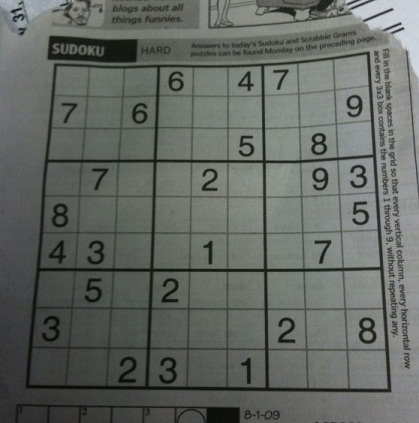
#> input picture resources/sudoku.jpg, 419 x 423 px, found by its file name
$ python 18ImgMorphOp.py
#> lines starting #> are read from the running program, lines starting #| are printed output that depends on the picture; after the words box and inside, x2 and y2 are one past the last pixel; in counts of white or black regions, pixels touching at a corner belong together
import cv2
import numpy as np


img = cv2.imread(r".\resources\sudoku.jpg", cv2.IMREAD_GRAYSCALE)
#> img: shape (423, 419); min 5, max 218, mean 101.9
imgBi = cv2.adaptiveThreshold(img, 255, cv2.ADAPTIVE_THRESH_GAUSSIAN_C, cv2.THRESH_BINARY, 17, 6)
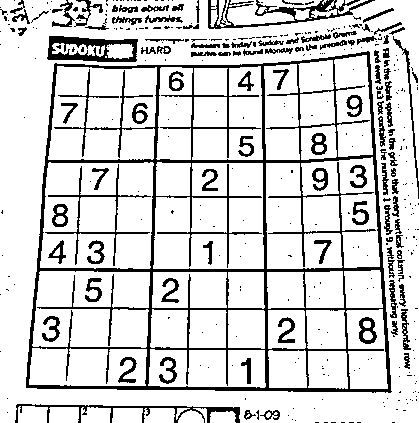
#> imgBi: shape (423, 419); 83.1% white; 383 black regions (276 under 20 px), largest, box (x1, y1, x2, y2) and area: (26, 51, 392, 393) 14817, (208, 0, 375, 29) 1298, (47, 36, 138, 62) 1225
imgBi = cv2.bitwise_not(imgBi)
cv2.imshow('Origin', imgBi)

# 形态学操作一般作用于二值化图，来连接相邻的元素或分离成独立的元素
# 每次操作仅关注核大小的区域，且仅计算核中不为0的部分。全为1的核则表示关注核大小区域中的所有元素。
kernel = np.ones((3, 3), np.uint8)
# 通过getStructuringElement方法获取不同形状的形态学操作结构（即核）
kernelRect = cv2.getStructuringElement(cv2.MORPH_RECT, (3, 3))  # 矩形结构，等同于全1的矩阵
kernelEllipse = cv2.getStructuringElement(cv2.MORPH_ELLIPSE, (3, 3))  # 椭圆结构
kernelCross = cv2.getStructuringElement(cv2.MORPH_CROSS, (3, 3))  # 十字形结构
print(kernelRect)
print(kernelCross)
print(kernelEllipse)
# 腐蚀的效果是把图片"变瘦"，其原理是在原图的小区域内取局部最小值
erosion = cv2.erode(imgBi, kernel)
#> erosion: shape (423, 419); 3.1% white in thin lines or dots
erosionRect = cv2.erode(imgBi, kernelRect)
erosionEllipse = cv2.erode(imgBi, kernelEllipse)
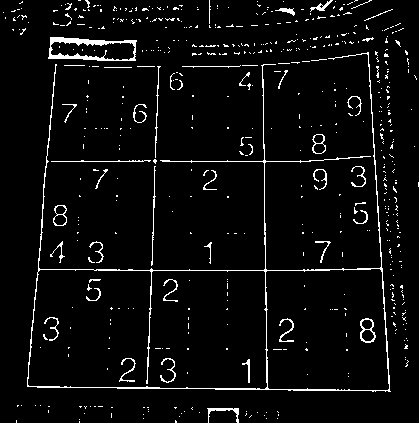
#> erosionEllipse: shape (423, 419); 4.5% white in thin lines or dots
erosionCross = cv2.erode(imgBi, kernelCross)
r1 = np.hstack((erosion, erosionRect))
#> r1: shape (423, 838); 3.1% white in thin lines or dots
r2 = np.hstack((erosionEllipse, erosionCross))
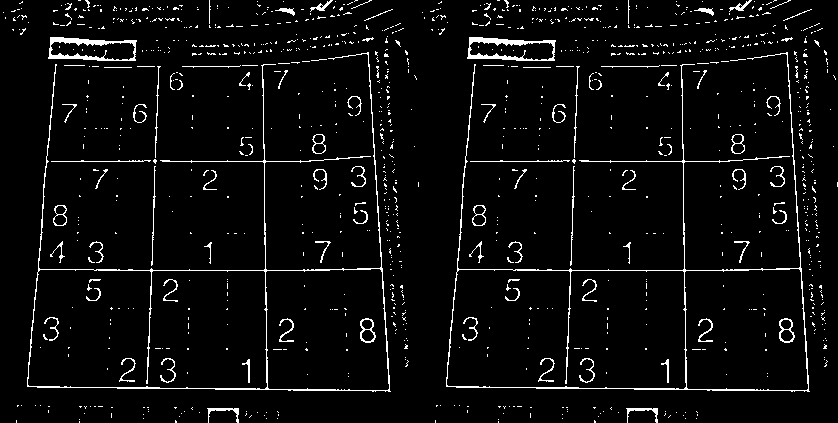
#> r2: shape (423, 838); 4.5% white in thin lines or dots
cv2.imshow('Erosion', np.vstack((r1, r2)))
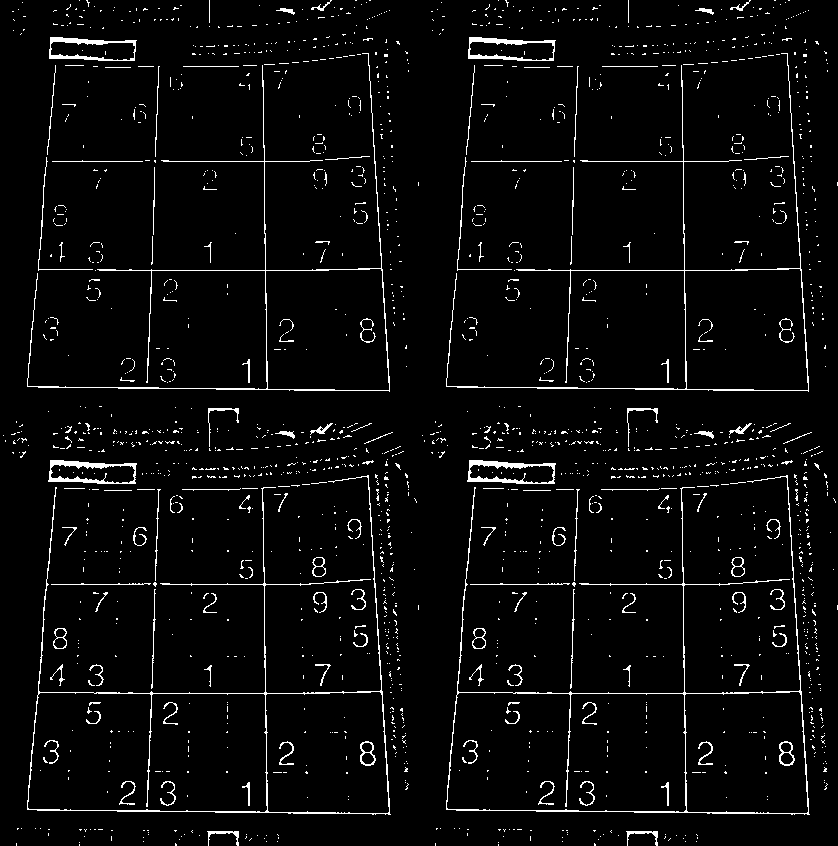
#> window 'Erosion': shape (846, 838); 3.8% white in thin lines or dots

# 膨胀与腐蚀相反，取的是局部最大值，效果是把图片”变胖”
kernelRect = cv2.getStructuringElement(cv2.MORPH_RECT, (3, 3))
kernelEllipse = cv2.getStructuringElement(cv2.MORPH_ELLIPSE, (3, 3))
kernelCross = cv2.getStructuringElement(cv2.MORPH_CROSS, (3, 3))
dilate = cv2.dilate(imgBi, kernel)
#> dilate: shape (423, 419); 32.6% white; 217 white regions (148 under 20 px), largest, box (x1, y1, x2, y2) and area: (25, 50, 393, 394) 28574, (144, 0, 419, 200) 7178, (373, 47, 415, 352) 3998
dilateRect = cv2.dilate(imgBi, kernelRect)
dilateEllipse = cv2.dilate(imgBi, kernelEllipse)
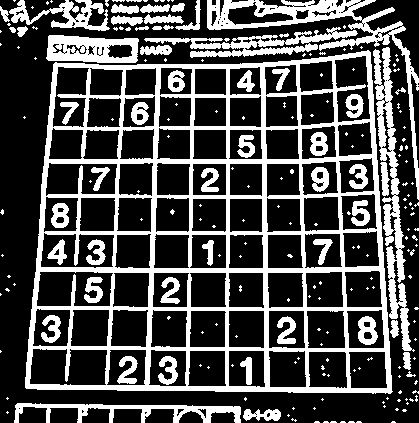
#> dilateEllipse: shape (423, 419); 30% white; 222 white regions (168 under 20 px), largest, box (x1, y1, x2, y2) and area: (25, 50, 393, 394) 27798, (207, 0, 419, 200) 4170, (373, 47, 415, 352) 3514
dilateCross = cv2.dilate(imgBi, kernelCross)
r1 = np.hstack((dilate, dilateRect))
#> r1: shape (423, 838); 32.6% white; 434 white regions (296 under 20 px), largest, box (x1, y1, x2, y2) and area: (25, 50, 393, 394) 28574, (444, 50, 812, 394) 28574, (144, 0, 419, 200) 7178
r2 = np.hstack((dilateEllipse, dilateCross))
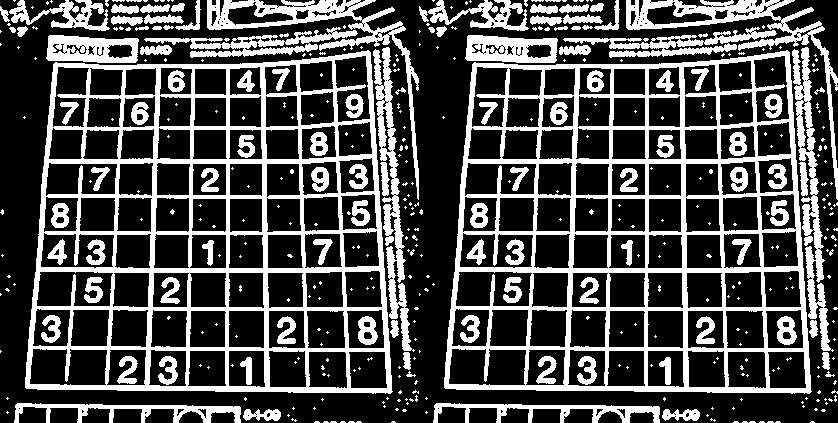
#> r2: shape (423, 838); 30% white; 444 white regions (336 under 20 px), largest, box (x1, y1, x2, y2) and area: (25, 50, 393, 394) 27798, (444, 50, 812, 394) 27798, (207, 0, 419, 200) 4170
cv2.imshow('Dilation', np.vstack((r1, r2)))
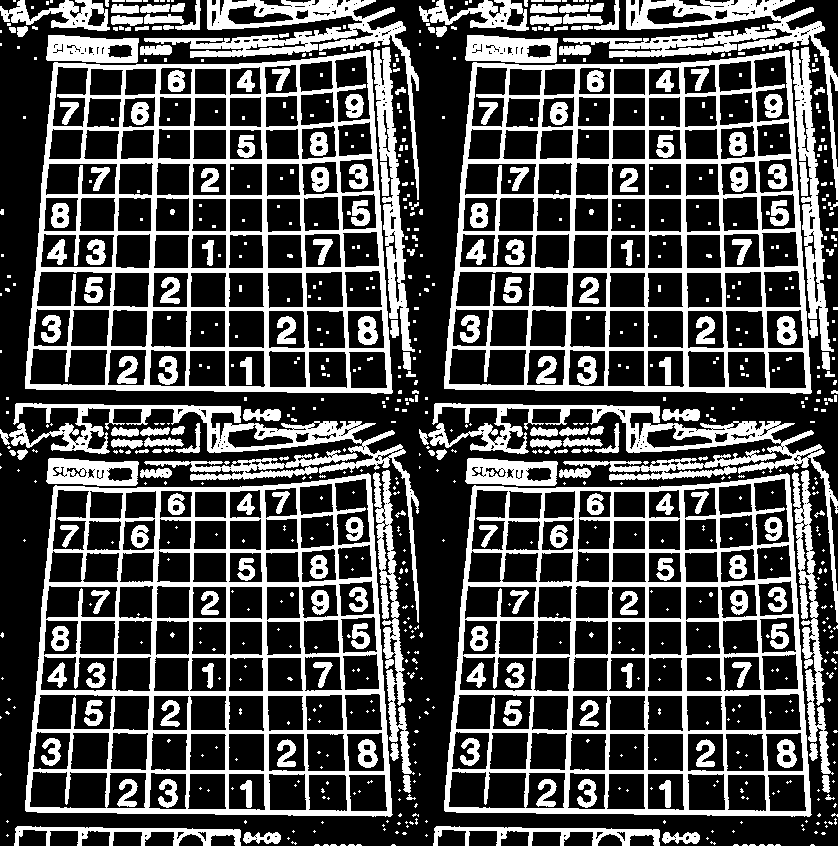
#> window 'Dilation': shape (846, 838); 31.3% white; 850 white regions (610 under 20 px), largest, box (x1, y1, x2, y2) and area: (25, 50, 393, 394) 28574, (444, 50, 812, 394) 28574, (25, 473, 393, 817) 27798

# 先腐蚀后膨胀叫开运算，主要用于分离物体、消除物体外的小区域，比如物体外的椒盐噪点
img = cv2.imread(r'./resources/j_noise_out.bmp', cv2.IMREAD_GRAYSCALE)
kernel = cv2.getStructuringElement(cv2.MORPH_RECT, (5, 5))
#> (the run stopped early here; a loop or call above may not have finished)
